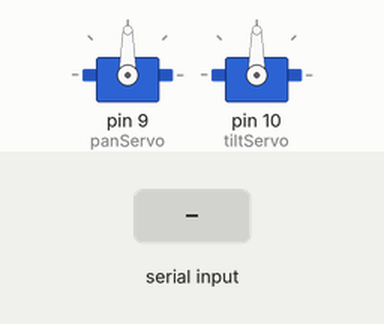
This sketch was run on a simulated Arduino Uno, built with avr-gcc and run on an emulated ATmega328P. On the bench: 2 × servo. Inputs (shaded band) come from the test bench.

Above: at 1.2 s.
1.3 s: "90,45\n" received over Serial
At 2.1 s:
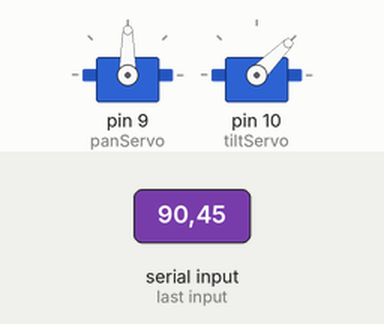
2.8 s: "30,150\n" received over Serial
At 3.3 s:
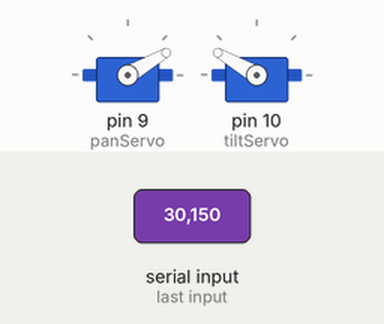
4.3 s: "1,90\n" received over Serial
At 5.6 s:
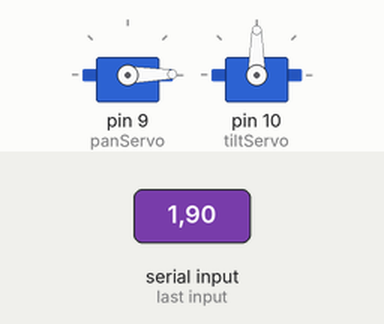
Timing chart, 0 to 7.3 s (numbered marks = the images above; inputs shaded):
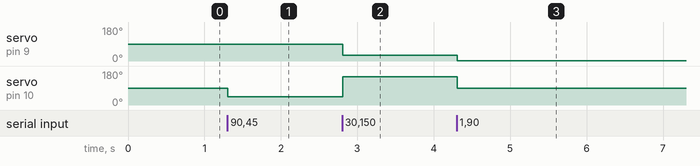

The sketch:

servo_control.ino
```cpp
#include <Servo.h>

Servo panServo;
Servo tiltServo;

void setup() {
  Serial.begin(9600);
  panServo.attach(9);
  tiltServo.attach(10);
  panServo.write(90);
  tiltServo.write(90);
}

void loop() {
  if (Serial.available() > 0) {
    String data = Serial.readStringUntil('\n');
    int commaIndex = data.indexOf(',');
    if (commaIndex > 0) {
      int panAngle  = data.substring(0, commaIndex).toInt();
      int tiltAngle = data.substring(commaIndex + 1).toInt();
      panAngle  = constrain(panAngle, 0, 180);
      tiltAngle = constrain(tiltAngle, 0, 180);
      panServo.write(panAngle);
      tiltServo.write(tiltAngle);
    }
  }
}
```

Measured:
- after the input at 1.3 s, servo on pin 10 (tiltServo): 90° → 45° at once
- after the input at 2.8 s, servo on pin 9 (panServo): 90° → 30° at once; servo on pin 10 (tiltServo): 45° → 150° at once
- after the input at 4.3 s, servo on pin 9 (panServo): 30° → 1° at once; servo on pin 10 (tiltServo): 150° → 90° at once
